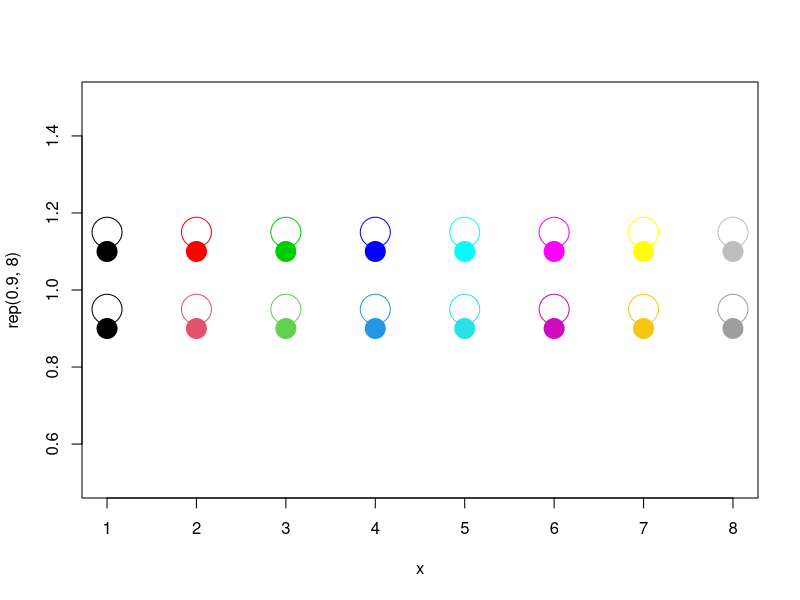

Write R code to recreate this figure.
## ----eval=FALSE---------------------------------------------------------------
## # Not run here, so no graph
## plot(x, y1)
## points(x, y2, col=2)


## -----------------------------------------------------------------------------
x <- 1:8
palette("R4") # not actually needed unless R3 was previously selected
plot(x, rep(0.9, 8), ylim=c(0.5,1.5), pch=20, cex=4, col=1:8)
points(x, rep(0.95, 8), cex=4, col=1:8)
palette("R3") # switch to the old scheme
points(x, rep(1.1, 8), pch=20, cex=4, col=1:8)
points(x, rep(1.15, 8), cex=4, col=1:8)

